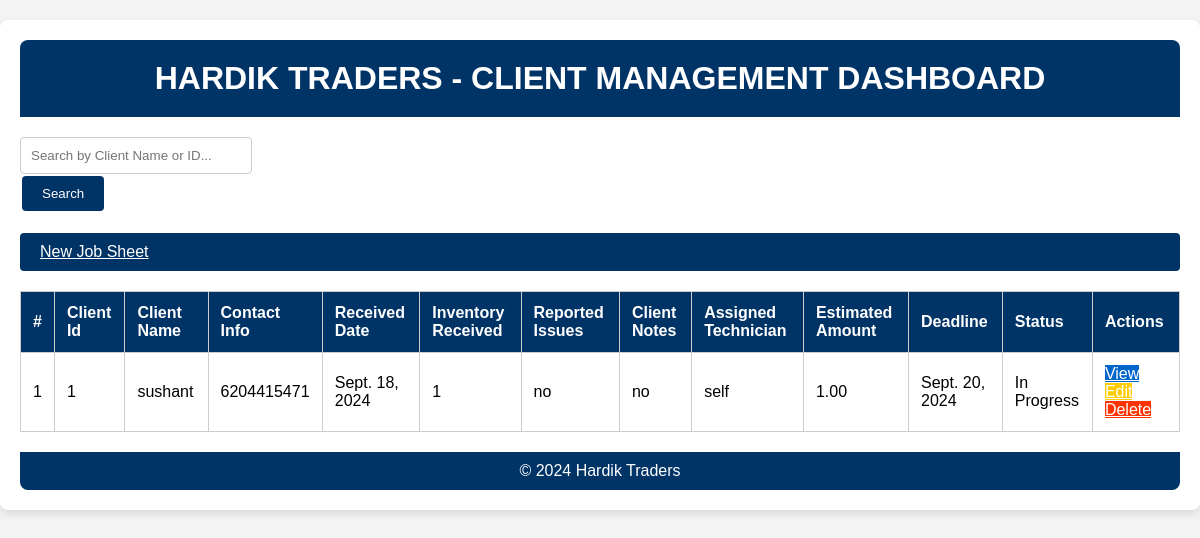
Page /api/dashboard/ on the earlier database version.
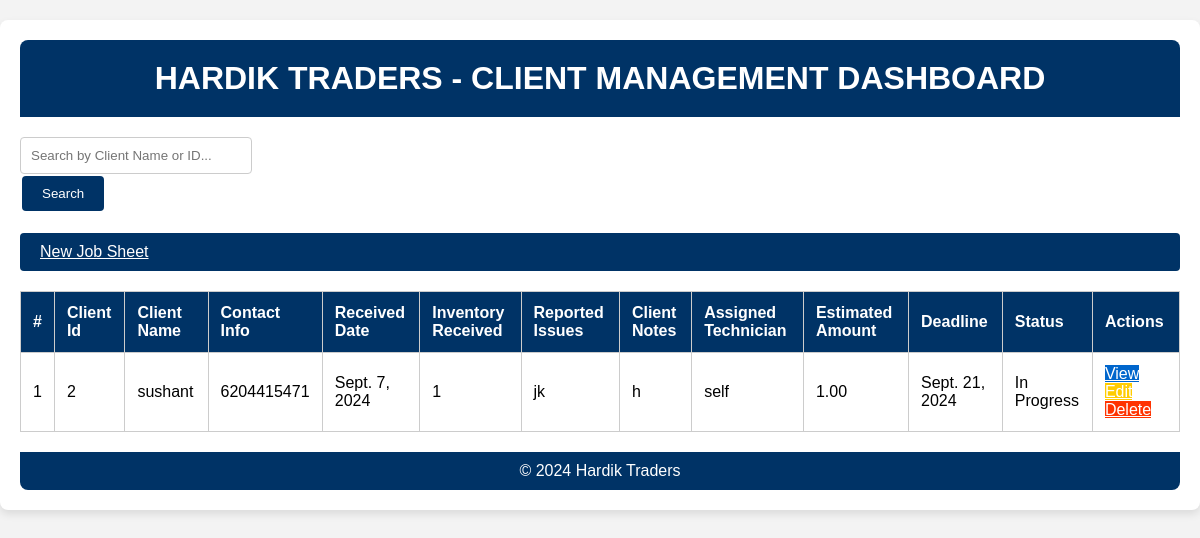
Same page on the later database version.
### job_sheets/models.py (models this page shows, shortened)
class JobSheet(models.Model):
    client_name = models.CharField(max_length=255)
    contact_info = models.CharField(max_length=15)
    received_date = models.DateField()
    inventory_received = models.TextField()
    upload = models.FileField(upload_to='uploads/', null=True, blank=True)
    reported_issues = models.TextField()
    client_notes = models.TextField()
    assigned_technician = models.CharField(max_length=255)
    estimated_amount = models.DecimalField(max_digits=10, decimal_places=2, null=True, blank=True)
    deadline = models.DateField()
    status = models.CharField(max_length=20, choices=[
        ('pending', 'Pending'),
        ('in-progress', 'In Progress'),
        ('completed', 'Completed')
    ])

### job_sheets/views.py (the view)
# urls.py: path('dashboard/', views.dashboard, name='dashboard'),
def dashboard(request):
    search_query = request.GET.get('search', '')
    if search_query:
        job_sheets = JobSheet.objects.filter(client_name__icontains=search_query)
    else:
        job_sheets = JobSheet.objects.all()
    return render(request, 'dashboard.html', {'job_sheets': job_sheets})

### job_sheets/templates/dashboard.html (shortened to what this page needs)
{% load static %}
<!DOCTYPE html>
<html lang="en">
<head>
    <link rel="stylesheet" href="{% static 'styles.css' %}">
</head>
<body>
    <div class="container">
        <header>
            <h1>HARDIK TRADERS - CLIENT MANAGEMENT DASHBOARD</h1>
        </header>
        <div class="search-bar">
            <form method="get" action="{% url 'dashboard' %}">
                <input type="text" name="search" placeholder="Search by Client Name or ID...">
                <button type="submit">Search</button>
            </form>
        </div>
        <a href="{% url 'create_job_sheet' %}" class="new-job-btn">New Job Sheet</a>
        <table>
            <thead>
                <tr>
                    <th>#</th>
                    <th>Client Id</th>
                    <th>Client Name</th>
                    <th>Contact Info</th>
                    <th>Received Date</th>
                    <th>Inventory Received</th>
                    <th>Reported Issues</th>
                    <th>Client Notes</th>
                    <th>Assigned Technician</th>
                    <th>Estimated Amount</th>
                    <th>Deadline</th>
                    <th>Status</th>
                    <th>Actions</th>
                </tr>
            </thead>
            <tbody>
                {% for job_sheet in job_sheets %}
                <tr>
                    <td>{{ forloop.counter }}</td>
                    <td>{{ job_sheet.id }}</td>
                    <td>{{ job_sheet.client_name }}</td>
                    <td>{{ job_sheet.contact_info }}</td>
                    <td>{{ job_sheet.received_date }}</td>
                    <td>{{ job_sheet.inventory_received }}</td>
                    <td>{{ job_sheet.reported_issues }}</td>
                    <td>{{ job_sheet.client_notes }}</td>
                    <td>{{ job_sheet.assigned_technician }}</td>
                    <td>{{ job_sheet.estimated_amount }}</td>
                    <td>{{ job_sheet.deadline }}</td>
                    <td>{{ job_sheet.get_status_display }}</td>
                    <td>
                        <a href="{% url 'view_job_sheet' job_sheet.id %}" class="view-btn">View</a>
                        <a href="{% url 'edit_job_sheet' job_sheet.id %}" class="edit-btn">Edit</a>
                        <a href="{% url 'delete_job_sheet' job_sheet.id %}" class="delete-btn">Delete</a>
                    </td>
                </tr>
                {% empty %}
                <tr>
                    <td colspan="13">No job sheets available.</td>
                </tr>
                {% endfor %}
            </tbody>
        </table>
        <footer>
            <p>&copy; 2024 Hardik Traders</p>
        </footer>
    </div>
</body>
</html>

### job_sheets/static/styles.css (style rules this page uses)
* { margin: 0; padding: 0; box-sizing: border-box; font-family: Arial, sans-serif; }
body { background-color: #f3f3f3; }
.container { max-width: 1200px; margin: 20px auto; background-color: #fff; padding: 20px; border-radius: 8px; box-shadow: 0 4px 8px rgba(0, 0, 0, 0.1); }
header { background-color: #003366; color: #fff; padding: 20px; text-align: center; border-radius: 8px 8px 0 0; }
.search-bar { display: flex; justify-content: space-between; margin: 20px 0; }
.search-bar input { width: 80%; padding: 10px; border: 1px solid #ccc; border-radius: 4px; }
.search-bar button { padding: 10px 20px; background-color: #003366; color: white; border: none; border-radius: 4px; cursor: pointer; }
.new-job-btn { display: block; margin: 0 auto 20px auto; padding: 10px 20px; background-color: #003366; color: white; border: none; border-radius: 4px; cursor: pointer; }
table { width: 100%; border-collapse: collapse; }
table thead { background-color: #003366; color: white; }
table th, table td { padding: 12px; text-align: left; border: 1px solid #ccc; }
button { padding: 6px 12px; margin: 2px; border-radius: 4px; cursor: pointer; border: none; }
.view-btn { background-color: #0066cc; color: white; }
.edit-btn { background-color: #ffcc00; color: white; }
.delete-btn { background-color: #ff3300; color: white; }
footer { text-align: center; padding: 10px; margin-top: 20px; background-color: #003366; color: white; border-radius: 0 0 8px 8px; }

Differences in the rows shown:
removed JobSheet: id "1", client_name "sushant", contact_info "6204415471", received_date "Sept. 18, 2024", inventory_received "1", reported_issues "no", client_notes "no", assigned_technician "self", estimated_amount "1.00", deadline "Sept. 20, 2024", status "In Progress"
added JobSheet: id "2", client_name "sushant", contact_info "6204415471", received_date "Sept. 7, 2024", inventory_received "1", reported_issues "jk", client_notes "h", assigned_technician "self", estimated_amount "1.00", deadline "Sept. 21, 2024", status "In Progress"
